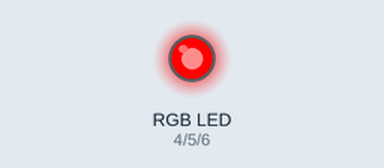
A sketch run on a simulated ESP32-S3. Shown: an RGB LED mixed from three pins (HIGH = lit).

Above: at 0.05 s.
At 1.1 s:
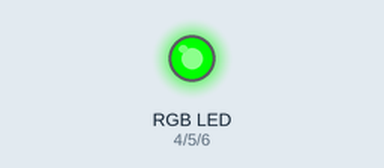
At 2.15 s:
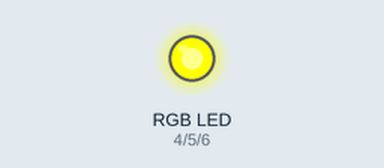
At 4.25 s:
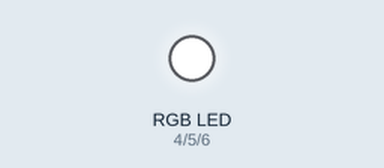
At 6.45 s:
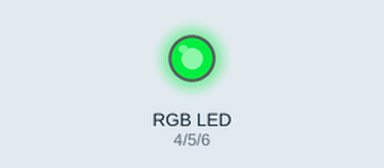
At 8.5 s:
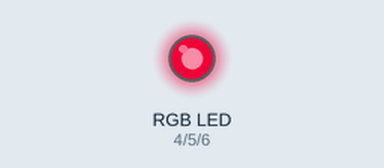
Timing chart, 0 to 11.4 s (numbered marks = the images above):
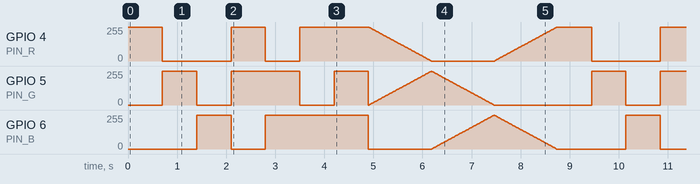

The sketch:

06_LED_RGB.ino
```cpp
// Ejercicio 6: LED RGB con PWM (colores fijos + arcoíris)  |  Placa: ESP32-S3 N16R8
// Requiere el core ESP32 de Arduino 3.x (usa ledcAttach). Una resistencia de 220 ohm por color.
#define PIN_R 4
#define PIN_G 5
#define PIN_B 6
const bool ANODO_COMUN = false;   // true si el pin largo va a 3.3V (la lógica se invierte)

void color(uint8_t r, uint8_t g, uint8_t b) {
  if (ANODO_COMUN) { r = 255 - r; g = 255 - g; b = 255 - b; }
  ledcWrite(PIN_R, r);            // duty de 0 a 255 (8 bits)
  ledcWrite(PIN_G, g);
  ledcWrite(PIN_B, b);
}

// Rueda de color: p de 0 a 255 recorre rojo -> verde -> azul -> rojo
void rueda(uint8_t p) {
  if (p < 85)       color(255 - p * 3, p * 3, 0);
  else if (p < 170) { p -= 85;  color(0, 255 - p * 3, p * 3); }
  else              { p -= 170; color(p * 3, 0, 255 - p * 3); }
}

void setup() {
  ledcAttach(PIN_R, 5000, 8);     // pin, frecuencia 5 kHz, resolución 8 bits
  ledcAttach(PIN_G, 5000, 8);
  ledcAttach(PIN_B, 5000, 8);
}

void loop() {
  const uint8_t C[7][3] = {{255,0,0},{0,255,0},{0,0,255},{255,255,0},{0,255,255},{255,0,255},{255,255,255}};
  for (int i = 0; i < 7; i++) { color(C[i][0], C[i][1], C[i][2]); delay(700); }  // colores fijos
  for (int p = 0; p < 256; p++) { rueda(p); delay(15); }                        // transición suave
}
```

Measured:
- by itself, GPIO 4 (PIN_R), GPIO 5 (PIN_G), GPIO 6 (PIN_B): moves between 0/255 and 255/255, repeating every 8.7 s
